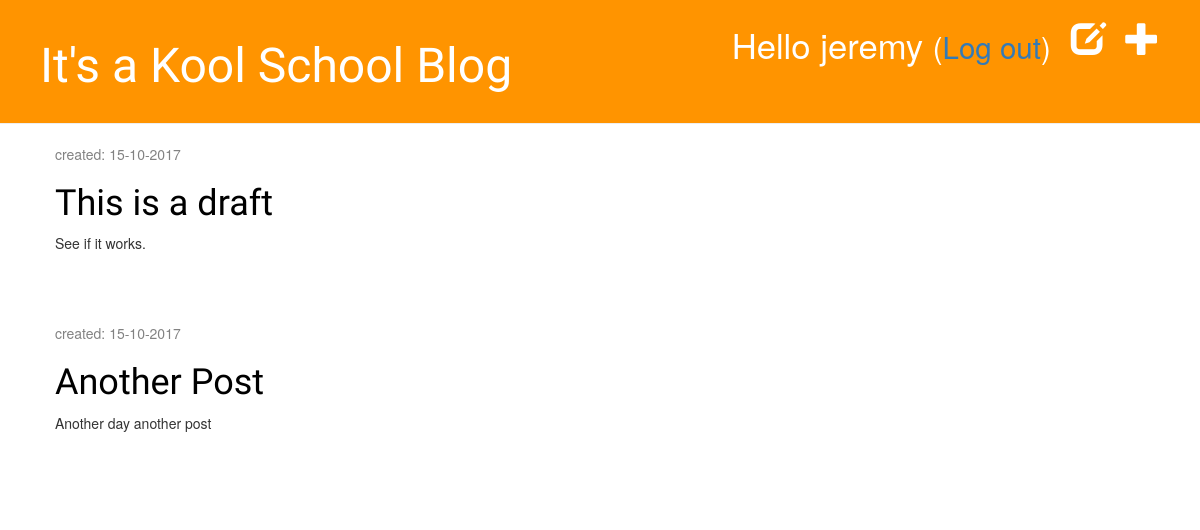
/blog/drafts/ (signed in), run on an earlier commit of the app's database.
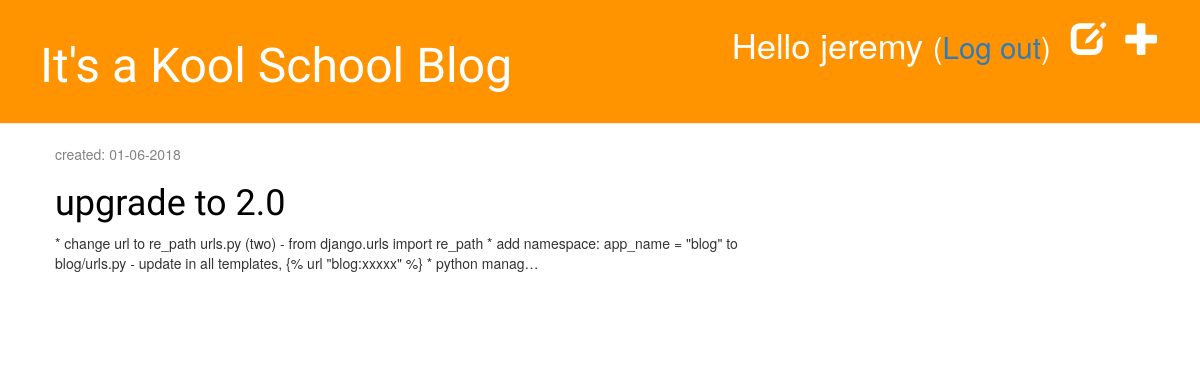
And on a later commit of the database.
### blog/models.py (models this page shows, shortened)
class Post(models.Model):
    author = models.ForeignKey('auth.User', on_delete=models.CASCADE, null=True, blank=True)
    title = models.CharField(max_length=200)
    text = models.TextField()
    created_date = models.DateTimeField(auto_now_add=True)
    published_date = models.DateTimeField(blank=True, null=True)

### blog/views.py (the view)
@login_required
def post_draft_list(request):
    posts = Post.objects.filter(published_date__isnull=True).order_by('created_date')
    return render(request, 'blog/post_draft_list.html', {'posts': posts})

### blog/templates/blog/post_draft_list.html
{% extends 'blog/base.html' %}
{% block content %}
    {% for post in posts %}
        <div class="post">
            <p class="date">created: {{ post.created_date|date:'d-m-Y' }}</p>
            <h1><a href="{% url 'blog:post_detail' pk=post.pk %}">{{ post.title }}</a></h1>
            <p>{{ post.text|truncatechars:200 }}</p>
        </div>
    {% endfor %}
{% endblock %}

What changed in the data, as far as the page shows it:
removed Post: created_date "15-10-2017", title "This is a draft", text "See if it works."
removed Post: created_date "15-10-2017", title "Another Post", text "Another day another post"
now on this page (row edited): Post: created_date "01-06-2018", title "upgrade to 2.0", text "* change url to re_path urls.py (two) - from django.urls import re_path * add namespace: app_name = \"blog\" to blog/urls.py - update in all templates, {% url \"blog:xxxxx\" %} * python manag…"
